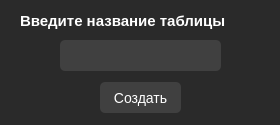
<?xml version="1.0" encoding="UTF-8"?>
<ui version="4.0">
 <class>MainWindow</class>
 <widget class="QMainWindow" name="MainWindow">
  <property name="geometry">
   <rect>
    <x>0</x>
    <y>0</y>
    <width>280</width>
    <height>125</height>
   </rect>
  </property>
  <property name="windowTitle">
   <string>Создание таблицы</string>
  </property>
  <property name="styleSheet">
   <string notr="true">background-color: #2a2a2a;
color: white;</string>
  </property>
  <widget class="QWidget" name="centralwidget">
   <widget class="QLabel" name="label">
    <property name="geometry">
     <rect>
      <x>20</x>
      <y>10</y>
      <width>241</width>
      <height>21</height>
     </rect>
    </property>
    <property name="font">
     <font>
      <pointsize>-1</pointsize>
      <weight>75</weight>
      <bold>true</bold>
     </font>
    </property>
    <property name="styleSheet">
     <string notr="true">font-size:15px;</string>
    </property>
    <property name="text">
     <string>Введите название таблицы</string>
    </property>
   </widget>
   <widget class="QLineEdit" name="lineEdit_1">
    <property name="geometry">
     <rect>
      <x>60</x>
      <y>40</y>
      <width>161</width>
      <height>31</height>
     </rect>
    </property>
    <property name="styleSheet">
     <string notr="true">padding:2px 5px;
font-size: 14px;
height: 28px;
color: white;
background-color: #404040;
border-radius: 5px;</string>
    </property>
   </widget>
   <widget class="QPushButton" name="pushButton_1">
    <property name="geometry">
     <rect>
      <x>100</x>
      <y>82</y>
      <width>81</width>
      <height>31</height>
     </rect>
    </property>
    <property name="styleSheet">
     <string notr="true">font-size:14px;
color: white;
background-color: #404040;
border-radius: 5px;</string>
    </property>
    <property name="text">
     <string>Создать</string>
    </property>
   </widget>
  </widget>
 </widget>
 <resources/>
 <connections/>
</ui>
